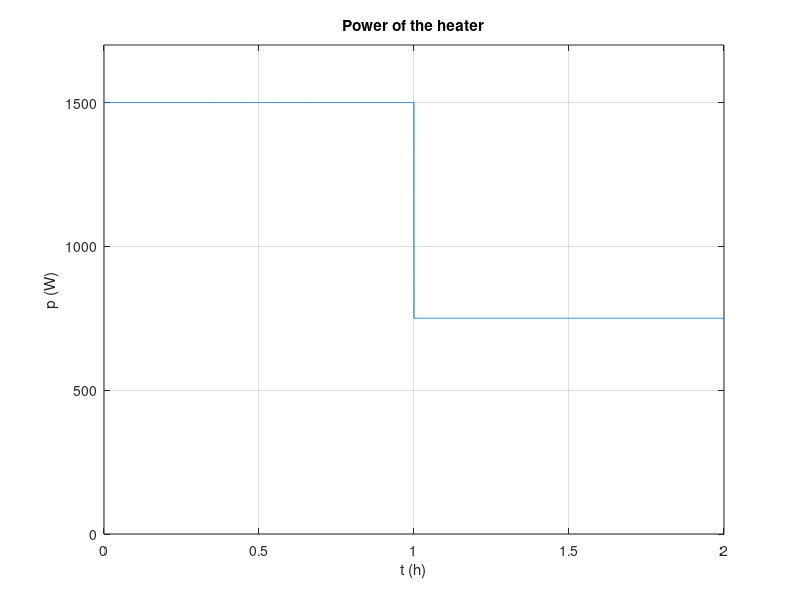

Source code (MATLAB):
% Circuits 1 — Power and Energy
%title: Power Balance and Energy
%ar-title: توازن القدرة والطاقة
%lesson: c1-variables-4
%course: circuits-1

%% Power of each element
%ar: جدول الدرس: ثلاثة عناصر. نضع الجهود والتيارات في متجهات، ومتجهًا منطقيًا يقول هل يدخل التيار من +.
v = [12 5 7]; i = [2 2 2];
entersPlus = [false true true];
s = ones(1,3); s(~entersPlus) = -1;     % +1 for p = vi, -1 for p = -vi
p = s .* v .* i;
fprintf('p_%c = %+g W\n', [double('abc'); p])

%% The power balance
%ar: في أي دائرة صحيحة مجموع القدرات صفر: ما يولده عنصر يمتصه غيره. هذا أسرع اختبار لحلّك.
fprintf('sum of powers = %g W\n', sum(p))
fprintf('delivered = %g W, absorbed = %g W\n', -sum(p(p<0)), sum(p(p>0)))

%% Energy: heater 1500 W for 2 hours
%ar: الطاقة = القدرة × الزمن. بالـ kWh (وحدة فاتورة الكهرباء) وبالجول.
P = 1500; T = 2;
E_kWh = P/1000 * T;
E_J = P * T*3600;
fprintf('E = %g kWh = %g J = %g MJ\n', E_kWh, E_J, E_J/1e6)

%% Energy from a varying power
%ar: إذا تغيرت القدرة مع الزمن: الطاقة هي المساحة تحت منحنى p(t)، ونحسبها بـ trapz. مثال: p = 1500 W في أول ساعة ثم 750 W.
t = linspace(0, 2*3600, 7201);
pt = 1500*(t < 3600) + 750*(t >= 3600);
E = trapz(t, pt);
fprintf('E = %.3f kWh\n', E/3.6e6)
plot(t/3600, pt); grid on; xlabel('t (h)'); ylabel('p (W)'); title('Power of the heater'); ylim([0 1700])

%%! Project idea: electricity bill estimator
%ar: مشروع: قائمة أجهزة البيت (القدرة وساعات التشغيل اليومية) ⇐ استهلاك شهري وفاتورة. السعر هنا مثال فقط: غيّره لتعرفة بلدك.
names = {'AC', 'fridge', 'lights', 'heater'};
Pw = [1800 150 200 1500]; hours = [10 24 6 1];
kWh = Pw/1000 .* hours * 30;
price = 0.18;                                % example price per kWh
for k = 1:numel(names), fprintf('%-7s %7.1f kWh\n', names{k}, kWh(k)); end
fprintf('total %.1f kWh -> %.2f per month at %.2f per kWh\n', sum(kWh), sum(kWh)*price, price)
